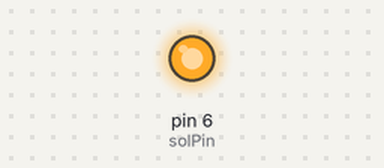
A sketch run on a simulated Arduino Uno, built with avr-gcc and run on an emulated ATmega328P. Shown: output pins drawn as LEDs (lit = HIGH).

Above: at 15.0 s.
At 45.0 s:
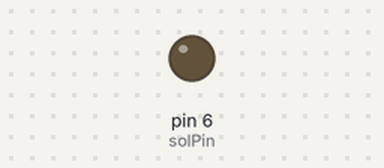
Timing chart, 0 to 78.0 s (numbered marks = the images above):
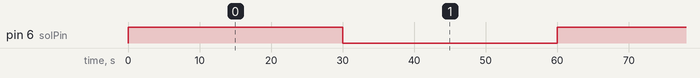

The sketch:

open_solenoid.ino
```cpp
/****************************************************
This is a script to open the solenoid connected to
digital pin for 30 seconds. In the overall project,
this is run for 35 seconds, so the 30 second limit
will be enforced.

Author: Trenton Foster
 ****************************************************/
int solPin = 6;

void setup() {
  Serial.begin(9600);
  pinMode(solPin,OUTPUT);
  digitalWrite(solPin, LOW);

}

void loop() {
  digitalWrite(solPin,HIGH);
  delay(30*1000);
  digitalWrite(solPin,LOW);
  delay(30*1000);
}
```

Measured:
- by itself, pin 6 (solPin): alternates HIGH for 30.0 s and LOW for 30.0 s
